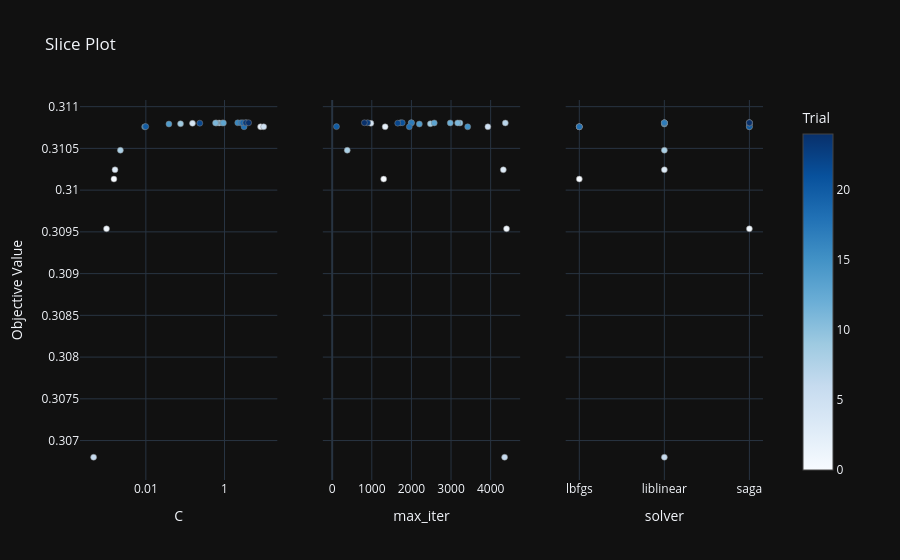

Notebook cell for this chart:
### Code cell
optuna.visualization.plot_slice(study)

### Figure 1 — Plotly figure (JSON) as saved in the notebook; plotly's stock layout.template omitted (floating-point values rounded to 4 significant figures)
{"data": [{"marker": {"color": [0, 1, 2, 3, 4, 5, 6, 7, 8, 9, 10, 11, 12, 13, 14, 15, 16, 17, 18, 19, 20, 21, 22, 23, 24], "colorbar": {"title": {"text": "Trial"}, "x": 1.0, "xpad": 40}, "colorscale": [[0.0, "rgb(247,251,255)"], [0.125, "rgb(222,235,247)"], [0.25, "rgb(198,219,239)"], [0.375, "rgb(158,202,225)"], [0.5, "rgb(107,174,214)"], [0.625, "rgb(66,146,198)"], [0.75, "rgb(33,113,181)"], [0.875, "rgb(8,81,156)"], [1.0, "rgb(8,48,107)"]], "line": {"color": "Grey", "width": 0.5}, "showscale": true}, "mode": "markers", "name": "Feasible Trial", "showlegend": false, "x": [0.001541, 0.0009986, 8.264, 0.00164, 0.1532, 9.92, 0.0004689, 0.7308, 0.002248, 0.07616, 0.6261, 0.5917, 0.8827, 0.9376, 0.03863, 0.009325, 2.176, 2.627, 3.144, 2.948, 0.009919, 3.512, 0.2352, 3.49, 4.095], "y": [0.3101, 0.3095, 0.3108, 0.3102, 0.3108, 0.3108, 0.3068, 0.3108, 0.3105, 0.3108, 0.3108, 0.3108, 0.3108, 0.3108, 0.3108, 0.3108, 0.3108, 0.3108, 0.3108, 0.3108, 0.3108, 0.3108, 0.3108, 0.3108, 0.3108], "type": "scatter", "xaxis": "x", "yaxis": "y"}, {"marker": {"color": [0, 1, 2, 3, 4, 5, 6, 7, 8, 9, 10, 11, 12, 13, 14, 15, 16, 17, 18, 19, 20, 21, 22, 23, 24], "colorbar": {"title": {"text": "Trial"}, "x": 1.0, "xpad": 40}, "colorscale": [[0.0, "rgb(247,251,255)"], [0.125, "rgb(222,235,247)"], [0.25, "rgb(198,219,239)"], [0.375, "rgb(158,202,225)"], [0.5, "rgb(107,174,214)"], [0.625, "rgb(66,146,198)"], [0.75, "rgb(33,113,181)"], [0.875, "rgb(8,81,156)"], [1.0, "rgb(8,48,107)"]], "line": {"color": "Grey", "width": 0.5}, "showscale": false}, "mode": "markers", "name": "Feasible Trial", "showlegend": false, "x": [1300, 4401, 1337, 4320, 976, 3930, 4352, 4370, 380, 2479, 3224, 3168, 2980, 2577, 2200, 3421, 1994, 2003, 1947, 1728, 108, 1768, 1655, 895, 813], "y": [0.3101, 0.3095, 0.3108, 0.3102, 0.3108, 0.3108, 0.3068, 0.3108, 0.3105, 0.3108, 0.3108, 0.3108, 0.3108, 0.3108, 0.3108, 0.3108, 0.3108, 0.3108, 0.3108, 0.3108, 0.3108, 0.3108, 0.3108, 0.3108, 0.3108], "type": "scatter", "xaxis": "x2", "yaxis": "y2"}, {"marker": {"color": [0, 1, 2, 3, 4, 5, 6, 7, 8, 9, 10, 11, 12, 13, 14, 15, 16, 17, 18, 19, 20, 21, 22, 23, 24], "colorbar": {"title": {"text": "Trial"}, "x": 1.0, "xpad": 40}, "colorscale": [[0.0, "rgb(247,251,255)"], [0.125, "rgb(222,235,247)"], [0.25, "rgb(198,219,239)"], [0.375, "rgb(158,202,225)"], [0.5, "rgb(107,174,214)"], [0.625, "rgb(66,146,198)"], [0.75, "rgb(33,113,181)"], [0.875, "rgb(8,81,156)"], [1.0, "rgb(8,48,107)"]], "line": {"color": "Grey", "width": 0.5}, "showscale": false}, "mode": "markers", "name": "Feasible Trial", "showlegend": false, "x": ["lbfgs", "saga", "lbfgs", "liblinear", "liblinear", "lbfgs", "liblinear", "liblinear", "liblinear", "saga", "liblinear", "liblinear", "liblinear", "liblinear", "liblinear", "saga", "liblinear", "liblinear", "lbfgs", "saga", "saga", "saga", "saga", "saga", "saga"], "y": [0.3101, 0.3095, 0.3108, 0.3102, 0.3108, 0.3108, 0.3068, 0.3108, 0.3105, 0.3108, 0.3108, 0.3108, 0.3108, 0.3108, 0.3108, 0.3108, 0.3108, 0.3108, 0.3108, 0.3108, 0.3108, 0.3108, 0.3108, 0.3108, 0.3108], "type": "scatter", "xaxis": "x3", "yaxis": "y3"}], "layout": {"xaxis": {"anchor": "y", "domain": [0.0, 0.2889], "title": {"text": "C"}, "type": "log"}, "yaxis": {"anchor": "x", "domain": [0.0, 1.0], "title": {"text": "Objective Value"}}, "xaxis2": {"anchor": "y2", "domain": [0.3556, 0.6444], "title": {"text": "max_iter"}}, "yaxis2": {"anchor": "x2", "domain": [0.0, 1.0], "matches": "y", "showticklabels": false}, "xaxis3": {"anchor": "y3", "domain": [0.7111, 1.0], "title": {"text": "solver"}, "type": "category", "categoryorder": "array", "categoryarray": ["lbfgs", "liblinear", "saga"]}, "yaxis3": {"anchor": "x3", "domain": [0.0, 1.0], "matches": "y", "showticklabels": false}, "title": {"text": "Slice Plot"}}}
